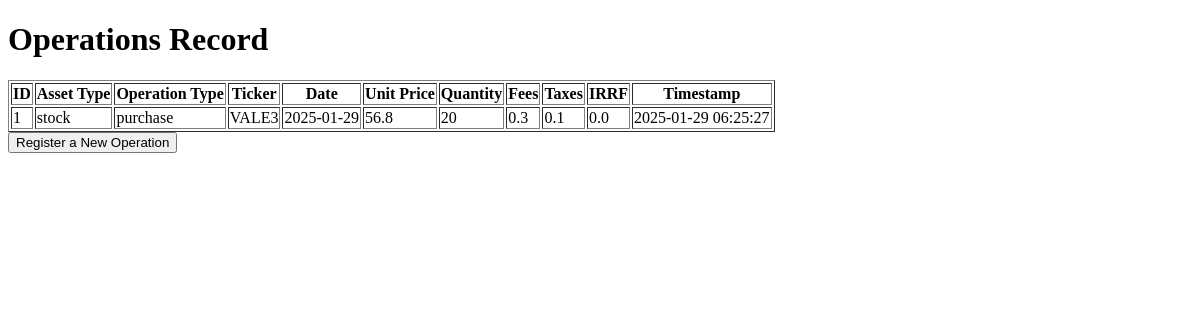
Before: /records with the older database file.
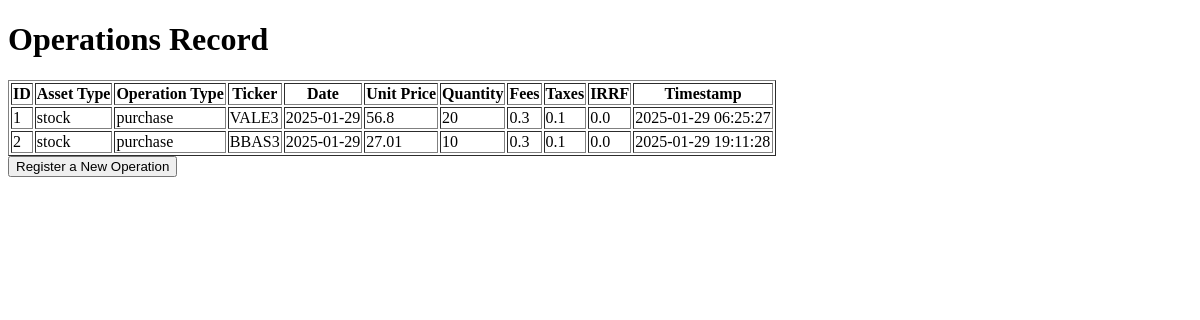
After: the same page with the newer database file.
### tables this page shows
CREATE TABLE operations (
            id INTEGER PRIMARY KEY AUTOINCREMENT,
            asset_type TEXT NOT NULL,
            operation_type TEXT NOT NULL,
            ticker TEXT NOT NULL,
            date TEXT NOT NULL,
            unit_price REAL NOT NULL,
            quantity INTEGER NOT NULL,
            fees REAL NOT NULL,
            taxes REAL NOT NULL,
            irrf REAL NOT NULL,
            timestamp TEXT NOT NULL
        );

### app.py (the view)
@app.route("/records")
def records():
    operations = get_operations()
    return render_template("records.html", operations=operations)

### utils.py (called while the page is built)
def get_operations():
    connection = sqlite3.connect("database/operations.db")
    cursor = connection.cursor()
    cursor.execute("SELECT * FROM operations")
    results = cursor.fetchall()
    connection.close()
    return results

### templates/records.html (shortened to what this page needs)
<!DOCTYPE html>
<html lang="en">
<head>
</head>
<body>
    <h1>Operations Record</h1>
    <table border="1">
        <tr>
            <th>ID</th>
            <th>Asset Type</th>
            <th>Operation Type</th>
            <th>Ticker</th>
            <th>Date</th>
            <th>Unit Price</th>
            <th>Quantity</th>
            <th>Fees</th>
            <th>Taxes</th>
            <th>IRRF</th>
            <th>Timestamp</th>
        </tr>
        {% for op in operations %}
        <tr>
            <td>{{ op[0] }}</td>
            <td>{{ op[1] }}</td>
            <td>{{ op[2] }}</td>
            <td>{{ op[3] }}</td>
            <td>{{ op[4] }}</td>
            <td>{{ op[5] }}</td>
            <td>{{ op[6] }}</td>
            <td>{{ op[7] }}</td>
            <td>{{ op[8] }}</td>
            <td>{{ op[9] }}</td>
            <td>{{ op[10] }}</td>
        </tr>
        {% endfor %}
    </table>
    <button type="button" onclick="window.location.href='/'">Register a New Operation</button>
</body>
</html>

Changed rows visible on the page:
added operations: id "2", asset_type "stock", operation_type "purchase", ticker "BBAS3", date "2025-01-29", unit_price "27.01", quantity "10", fees "0.3", taxes "0.1", irrf "0.0", timestamp "2025-01-29 19:11:28"
